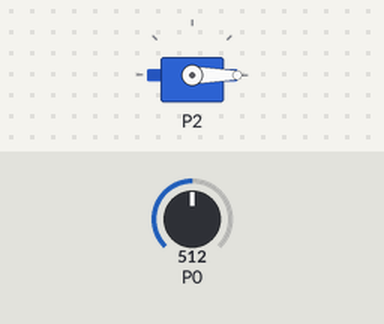
Simulated run of this program. Board: BBC micro:bit (MakeCode). Parts: servo. The test bench sets the inputs (shaded band); at power-on: P0 = 512 (analog values on the 0–1023 scale).

Above: at 1.2 s.
1.3 s: P0 set to 67
2.8 s: P0 set to 57
At 3.9 s:
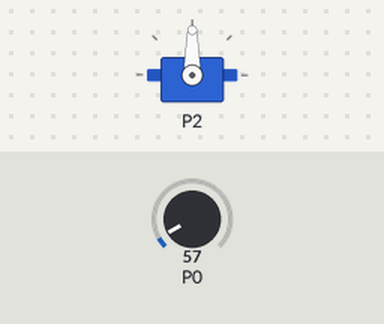
4.3 s: P0 set to 122
At 4.8 s:
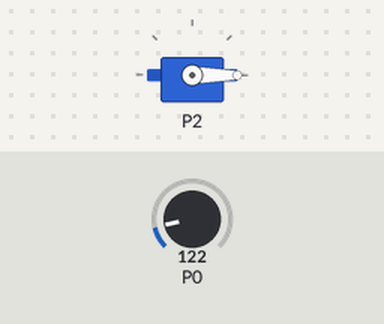
5.8 s: P0 set to 52
At 6.5 s:
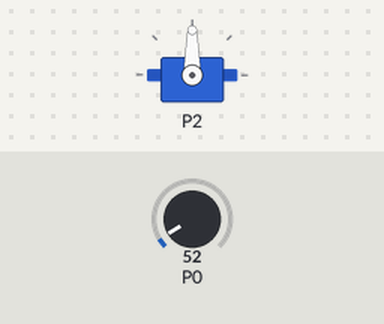
Timing chart, 0 to 8.3 s (numbered marks = the images above; inputs shaded):
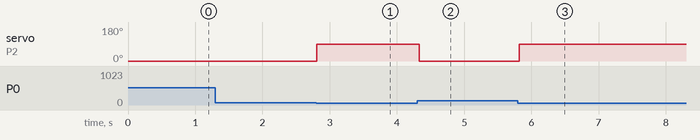

Measured:
- the behaviour switches between 62 and 61 on P0 (found by bisection; images 0 and 1)
- after the input at 1.3 s, every drawn part: stays the same
- after the input at 2.8 s, servo on P2: 0° → 90° at once
- after the input at 4.3 s, servo on P2: 90° → 0° at once
- after the input at 5.8 s, servo on P2: 0° → 90° at once

The program:

main.ts
```typescript
let luz = 0
servos.P2.setAngle(0)
basic.forever(function () {
    luz = pins.analogReadPin(AnalogPin.P0)
    if (luz < 62) {
        servos.P2.setAngle(90)
        basic.pause(20)
    } else {
        servos.P2.setAngle(0)
        basic.pause(20)
    }
})
```

test.ts
```typescript
// aquí va el archivo "tests"; esto no se compilará cuando este paquete se utilice como una extensión.
```
